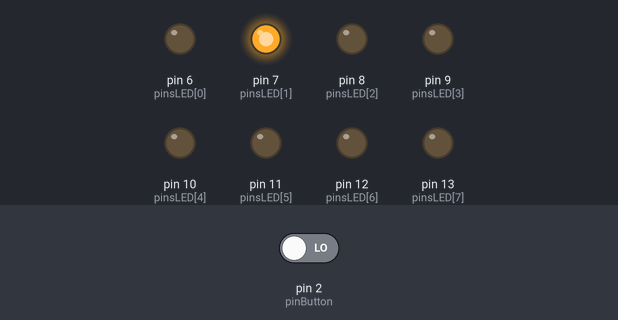
Recording of a sketch running on a simulated Arduino Uno, built with avr-gcc and run on an emulated ATmega328P. Parts: output pins drawn as LEDs (lit = HIGH). The test bench sets the inputs (shaded band); at power-on: pin 2 (pinButton) LOW.

Above: at 1.2 s.
1.3 s: pin 2 (pinButton) driven HIGH
At 2.4 s:
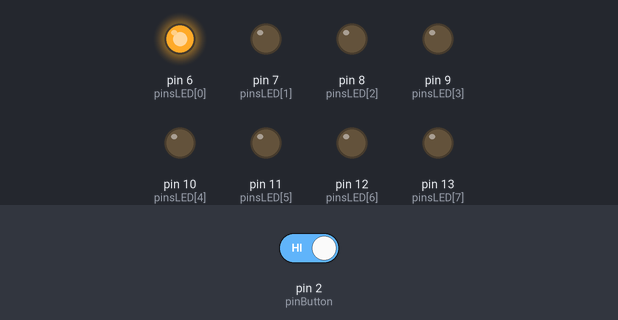
At 3.8 s:
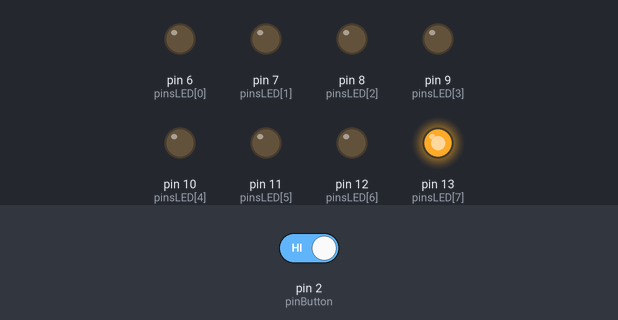
Timing chart, 0 to 16.3 s (numbered marks = the images above; inputs shaded):
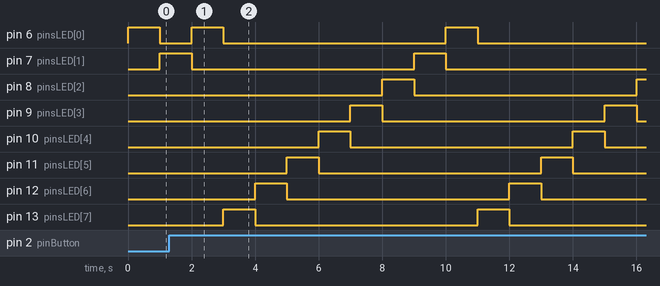

The sketch:

EX_52_02.ino
```cpp
int pinsLED[] = {6, 7, 8, 9, 10, 11, 12, 13};
int pinButton = 2;
boolean trigger = false;       // 버튼이 눌러진 시점 표시

unsigned long press_previous = 0, press_current;
const int MIN_INTERVAL = 50;    // 디바운싱 간격

byte pattern = 0x01;
boolean direction = true;
int INTERVAL = 1000; // 패턴이 바뀌는 시각

void reverse() { // ISR
  press_current = millis();

  if (press_current - press_previous >= MIN_INTERVAL) {
    press_previous = press_current;
    direction = !direction;
  }
}

void setup() {
  for (int i = 0; i < 8; i++) {
    pinMode(pinsLED[i], OUTPUT);    // LED 연결 핀을 출력으로 설정
  }
  pinMode(pinButton, INPUT);    // 버튼 연결 핀을 입력으로 설정

  Serial.begin(9600);       // 시리얼 통신 초기화

  attachInterrupt(digitalPinToInterrupt(pinButton), reverse, RISING);
}

void loop() {
  for (int i = 0; i < 8; i++) {
    boolean on_off = bitRead(pattern, i);
    digitalWrite(pinsLED[i], on_off);
  }

  delay(INTERVAL);

  if (direction) { // 왼쪽 비트 이동
    pattern = (pattern << 1) | (pattern >> 7);
  }
  else { // 오른쪽 비트 이동
    pattern = (pattern >> 1) | (pattern << 7);
  }
}
```

Measured:
- by itself, pin 6 (pinsLED[0]), pin 9 (pinsLED[3]), pin 10 (pinsLED[4]), pin 11 (pinsLED[5]), pin 12 (pinsLED[6]), pin 13 (pinsLED[7]): alternates HIGH for 1.0 s and LOW for 7.0 s
